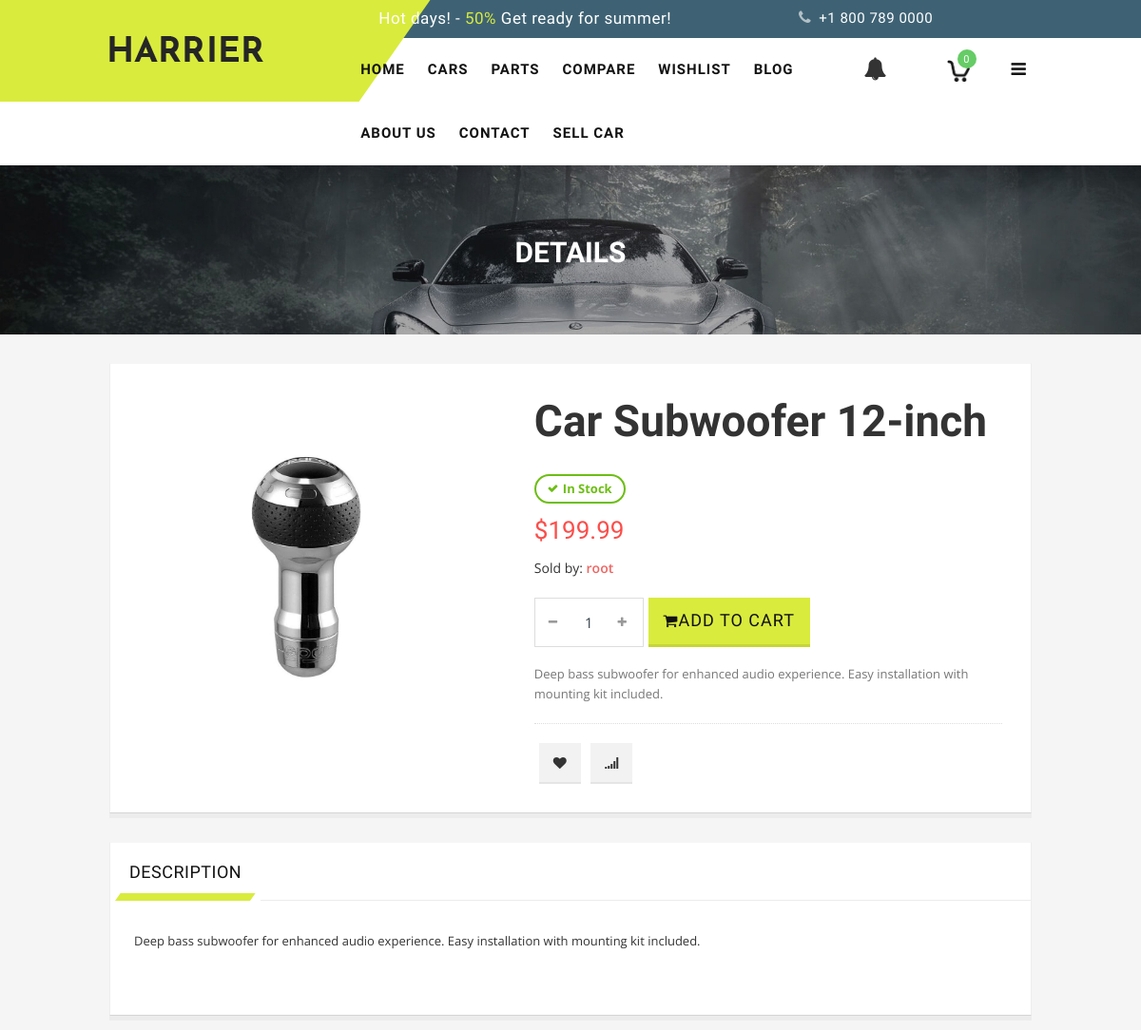
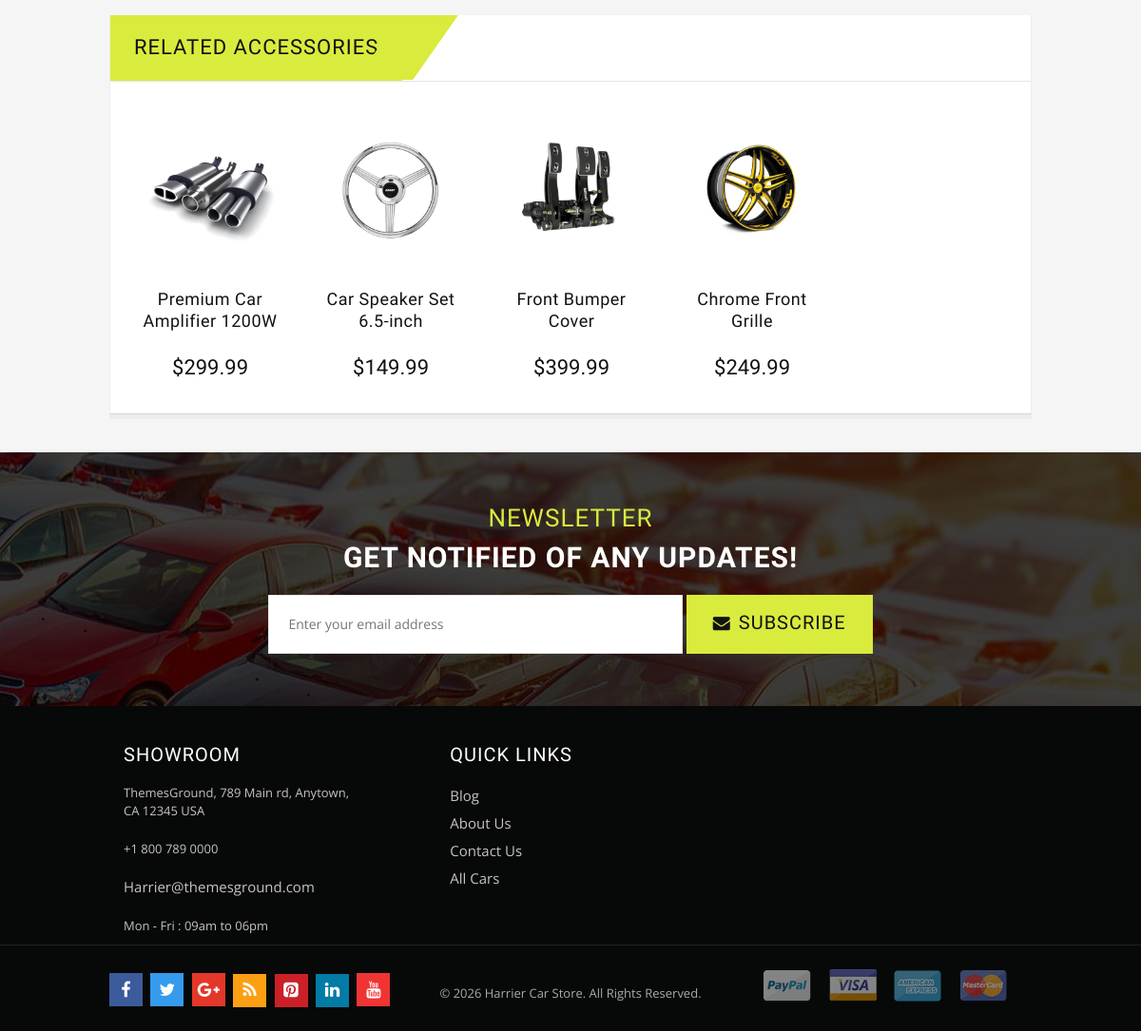
The app's page /accessory/2/ with its own data (2 pictures, top to bottom).
### car_stor/models.py (models this page shows, shortened)
class Accessory(models.Model):
    seller = models.ForeignKey(User, on_delete=models.CASCADE, related_name='accessories', null=True, blank=True)
    category = models.ForeignKey(Category, on_delete=models.SET_NULL, null=True, blank=True, related_name='accessories')
    title = models.CharField(max_length=200)
    image = models.ImageField(upload_to='accessories/')
    price = models.DecimalField(max_digits=10, decimal_places=2)
    old_price = models.DecimalField(max_digits=10, decimal_places=2, blank=True, null=True)
    description = models.TextField()
    created_at = models.DateTimeField(auto_now_add=True)
    class Meta:
        verbose_name_plural = "Accessories"

### car_stor/views.py (the view)
# urls.py: path('accessory/<int:accessory_id>/', views.accessory_detail, name='accessory_detail'),
def accessory_detail(request, accessory_id):
    accessory = get_object_or_404(Accessory, id=accessory_id)
    related_accessories = Accessory.objects.filter(category=accessory.category).exclude(id=accessory_id)[:4]
    if related_accessories.count() < 4:
        others = Accessory.objects.exclude(id__in=[accessory.id] + [a.id for a in related_accessories])[:4-related_accessories.count()]
        related_accessories = list(related_accessories) + list(others)
    return render(request, 'accessories-detail.html', {
        'accessory': accessory,
        'related_accessories': related_accessories
    })

### car_stor/context_processors.py (called while the page is built, shortened)
def car_cart(request):
    return {
        'cart_item_count': 0,
        'cart_subtotal': 0,
        'current_cart': None,
        'unread_notification_count': 0,
        'latest_notifications': []
    }

### car_stor/templates/accessories-detail.html (shortened to what this page needs)
{% extends 'base.html' %}
{% load static %}
{% block content %}
<div class="page-heading">
  <div class="page-title">
    <h2>Details</h2>
  </div>
</div>
<div class="main-container col1-layout wow bounceInUp animated">
  <div class="main">
    <div class="col-main">
      <div class="product-view wow bounceInUp animated" itemscope="" itemtype="http://schema.org/Product"
        itemid="#product_base">
        <div class="product-essential container">
          <div class="row">
            <form action="#" method="post" id="product_addtocart_form">
              <div class="product-img-box col-lg-5 col-sm-5 col-xs-12">
                <div class="product-image">
                  <div class="product-full">
                    {% if accessory.image %}
                    <img id="product-zoom" src="{{ accessory.image.url }}" alt="{{ accessory.title }}" />
                    {% else %}
                    <img id="product-zoom" src="{% static 'images/no-image.jpg' %}" alt="No Image" />
                    {% endif %}
                  </div>
                </div>
              </div>
              <div class="product-shop col-lg-7 col-sm-7 col-xs-12">
                <div class="product-name">
                  <h1>{{ accessory.title }}</h1>
                </div>
                <div class="price-block">
                  <div class="price-box">
                    <p class="availability in-stock"><span>In Stock</span></p>
                    <p class="special-price"> <span class="price-label">Price</span> <span id="product-price-48"
                        class="price"> ${{ accessory.price }} </span> </p>
                  </div>
                </div>
                {% if accessory.seller %}
                <div class="seller-info" style="margin-bottom: 20px; font-size: 14px;">
                  Sold by: <span style="color: #ed6663; font-weight: 600;">{{ accessory.seller.username }}</span>
                </div>
                {% endif %}
                <div class="add-to-box">
                  <div class="add-to-cart">
                    <div class="pull-left">
                      <div class="custom pull-left">
                        <button
                          onclick="var result = document.getElementById('qty'); var qty = result.value; if( !isNaN( qty ) && qty > 0 ) result.value--;return false;"
                          class="reduced items-count" type="button"><i class="fa fa-minus">&nbsp;</i></button>
                        <input type="text" class="input-text qty" title="Qty" value="1" maxlength="12" id="qty"
                          name="qty">
                        <button
                          onclick="var result = document.getElementById('qty'); var qty = result.value; if( !isNaN( qty )) result.value++;return false;"
                          class="increase items-count" type="button"><i class="fa fa-plus">&nbsp;</i></button>
                      </div>
                    </div>
                    <a href="javascript:void(0);"
                      onclick="var qty = document.getElementById('qty').value; window.location.href='{% url 'add_to_cart' accessory.id %}?qty=' + qty;"
                      class="button btn-cart" title="Add to Cart">Add to Cart</a>
                  </div>
                </div>
                <div class="short-description">
                  <p>{{ accessory.description|truncatewords:50 }}</p>
                </div>
                <div class="email-addto-box">
                  <ul class="add-to-links">
                    <li> <a class="link-wishlist" href="{% url 'toggle_wishlist_accessory' accessory.id %}">
                      </a></li>
                    <li><a class="link-compare" href="{% url 'compare' %}"><span>Add to Compare</span></a></li>
                  </ul>
                </div>
              </div>
            </form>
          </div>
        </div>
        <div class="product-collateral container">
          <ul id="product-detail-tab" class="nav nav-tabs product-tabs">
            <li class="active"> <a href="#product_tabs_description" data-toggle="tab"> Description </a> </li>
          </ul>
          <div id="productTabContent" class="tab-content">
            <div class="tab-pane fade in active" id="product_tabs_description">
              <div class="std">
                <p>{{ accessory.description }}</p>
              </div>
            </div>
          </div>
        </div>
        <div class="box-additional">
          <div class="related-pro container">
            <div class="slider-items-products">
              <div class="new_title center">
                <h2>Related Accessories</h2>
              </div>
              <div id="related-slider" class="product-flexslider hidden-buttons">
                <div class="slider-items slider-width-col4 products-grid">
                  {% for item in related_accessories %}
                  <div class="item">
                    <div class="item-inner">
                      <div class="item-img">
                        <div class="item-img-info">
                          <a href="{% url 'accessory_detail' item.id %}" title="{{ item.title }}" class="product-image">
                            {% if item.image %}
                            <img src="{{ item.image.url }}" alt="{{ item.title }}">
                            {% else %}
                            <img src="{% static 'images/no-image.jpg' %}" alt="No Image">
                            {% endif %}
                          </a>
                        </div>
                      </div>
                      <div class="item-info">
                        <div class="info-inner">
                          <div class="item-title">
                            <a href="{% url 'accessory_detail' item.id %}" title="{{ item.title }}">{{ item.title }}</a>
                          </div>
                          <div class="item-price">
                            <div class="price-box">
                              <span class="regular-price">
                                <span class="price">${{ item.price }}</span>
                              </span>
                            </div>
                          </div>
                        </div>
                      </div>
                    </div>
                  </div>
                  {% endfor %}
                </div>
              </div>
            </div>
          </div>
        </div>
      </div>
    </div>
  </div>
</div>
{% endblock %}

### car_stor/static/stylesheet/responsive.css (style rules this page uses)
@media (min-width: 992px) and (max-width: 1239px) { .slider-items-products .item img { width: 100%; } }
@media (min-width: 992px) and (max-width: 1239px) { .product-view .product-shop .add-to-box .btn-cart { padding: 7px 10px } }
@media (min-width: 992px) and (max-width: 1239px) { .email-addto-box { margin-left: 5px; } }
@media (min-width: 992px) and (max-width: 1239px) { .page-title h2 { font-size:30px; } }

### records on screen
Accessory: image (picture), title "Car Subwoofer 12-inch", price "199.99", seller.username "root", description "Deep bass subwoofer for enhanced audio experience. Easy installation with mounting kit included."
Accessory: image (picture), title "Premium Car Amplifier 1200W", price "299.99"
Accessory: image (picture), title "Car Speaker Set 6.5-inch", price "149.99"
Accessory: image (picture), title "Front Bumper Cover", price "399.99"
Accessory: image (picture), title "Chrome Front Grille", price "249.99"

### other values on screen
{{ cart_item_count }} "0"
